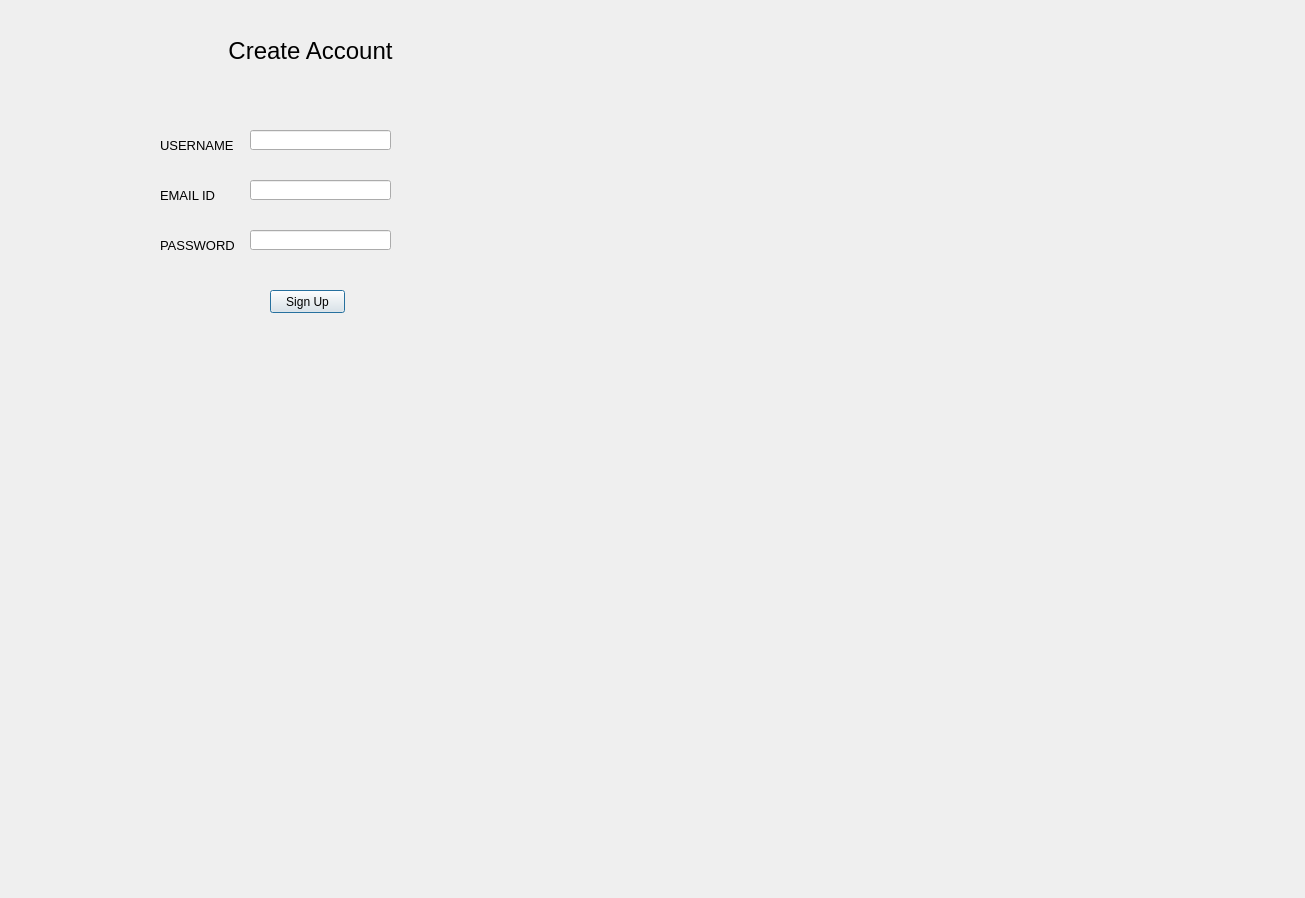
<?xml version="1.0" encoding="UTF-8"?>
<ui version="4.0">
 <class>Dialog</class>
 <widget class="QDialog" name="Dialog">
  <property name="geometry">
   <rect>
    <x>0</x>
    <y>0</y>
    <width>1305</width>
    <height>898</height>
   </rect>
  </property>
  <property name="windowTitle">
   <string>Dialog</string>
  </property>
  <widget class="QLabel" name="label">
   <property name="geometry">
    <rect>
     <x>160</x>
     <y>130</y>
     <width>81</width>
     <height>31</height>
    </rect>
   </property>
   <property name="font">
    <font>
     <pointsize>10</pointsize>
    </font>
   </property>
   <property name="text">
    <string>USERNAME</string>
   </property>
  </widget>
  <widget class="QLabel" name="label_2">
   <property name="geometry">
    <rect>
     <x>160</x>
     <y>230</y>
     <width>81</width>
     <height>31</height>
    </rect>
   </property>
   <property name="font">
    <font>
     <pointsize>10</pointsize>
    </font>
   </property>
   <property name="text">
    <string>PASSWORD</string>
   </property>
  </widget>
  <widget class="QLabel" name="label_3">
   <property name="geometry">
    <rect>
     <x>160</x>
     <y>180</y>
     <width>81</width>
     <height>31</height>
    </rect>
   </property>
   <property name="font">
    <font>
     <pointsize>10</pointsize>
    </font>
   </property>
   <property name="text">
    <string>EMAIL ID</string>
   </property>
  </widget>
  <widget class="QLineEdit" name="uname_lineEdit">
   <property name="geometry">
    <rect>
     <x>250</x>
     <y>130</y>
     <width>141</width>
     <height>20</height>
    </rect>
   </property>
  </widget>
  <widget class="QLineEdit" name="email_lineEdit">
   <property name="geometry">
    <rect>
     <x>250</x>
     <y>180</y>
     <width>141</width>
     <height>20</height>
    </rect>
   </property>
  </widget>
  <widget class="QLineEdit" name="password_lineEdit">
   <property name="geometry">
    <rect>
     <x>250</x>
     <y>230</y>
     <width>141</width>
     <height>20</height>
    </rect>
   </property>
  </widget>
  <widget class="QPushButton" name="signup_btn">
   <property name="geometry">
    <rect>
     <x>270</x>
     <y>290</y>
     <width>75</width>
     <height>23</height>
    </rect>
   </property>
   <property name="text">
    <string>Sign Up</string>
   </property>
  </widget>
  <widget class="QLabel" name="label_4">
   <property name="geometry">
    <rect>
     <x>150</x>
     <y>10</y>
     <width>321</width>
     <height>81</height>
    </rect>
   </property>
   <property name="font">
    <font>
     <pointsize>18</pointsize>
    </font>
   </property>
   <property name="text">
    <string>Create Account</string>
   </property>
   <property name="alignment">
    <set>Qt::AlignCenter</set>
   </property>
  </widget>
 </widget>
 <resources/>
 <connections/>
</ui>
